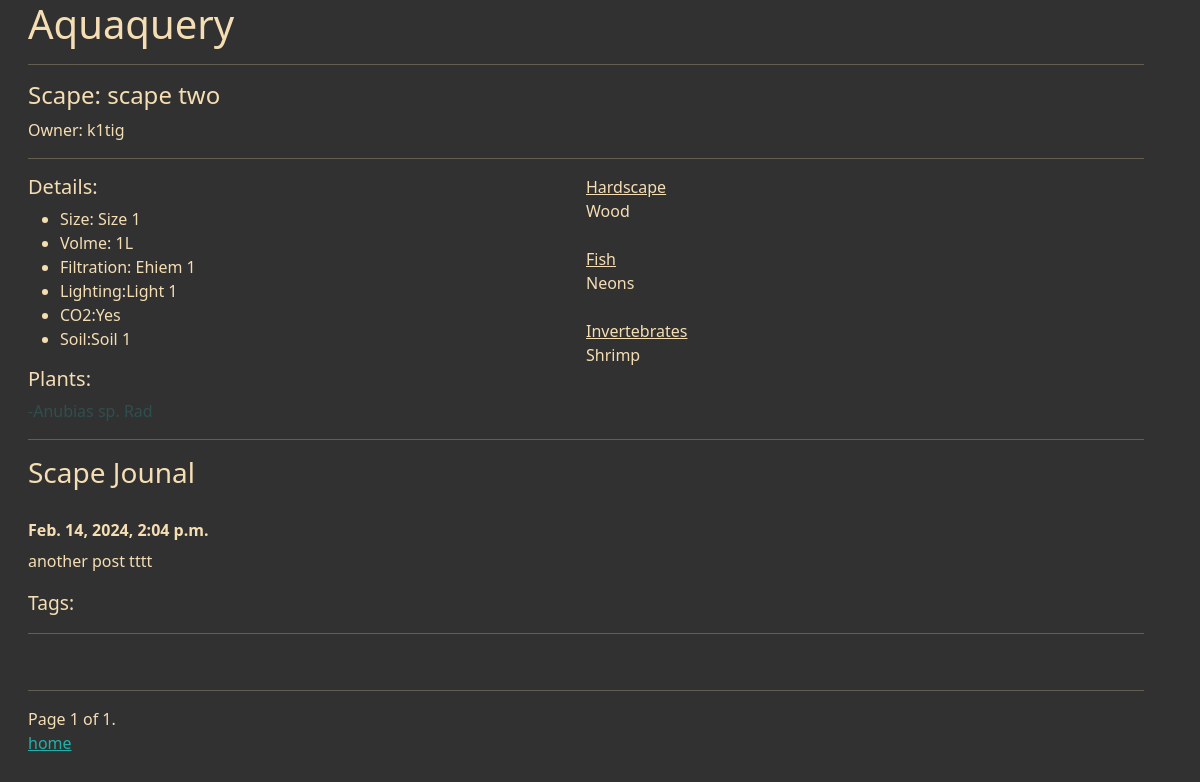
The page /catalog/scape/2 on the database its author committed.
### catalog/models.py (models this page shows, shortened)
class Scape(models.Model):
    scape_name = models.CharField(max_length=100)
    owner = models.ForeignKey(Profile, on_delete=models.CASCADE, related_name = "owner_name")
    size = models.ForeignKey(TankSize, on_delete=models.CASCADE)
    volume = models.ForeignKey(TankVolume, on_delete=models.CASCADE)
    filtration = models.ForeignKey(TankFilter, on_delete=models.CASCADE)
    lighting = models.ForeignKey(TankLight, on_delete=models.CASCADE)
    co2 = models.ForeignKey(TankCo2, on_delete=models.CASCADE)
    soil = models.ForeignKey(TankSoil, on_delete=models.CASCADE)
    hardscape = models.ManyToManyField(TankHardscape, blank = True)
    fish = models.ManyToManyField(Fish, blank = True)
    invertebrate = models.ManyToManyField(Invertebrate, blank = True)
    plants = models.ManyToManyField(Plant, related_name= "fucking_scape_id", blank = True)

class Profile(models.Model):
    user_name = models.ForeignKey(User,on_delete=models.CASCADE, related_name = "user")
    country = models.CharField(max_length=200, blank = True)
    instagram = models.CharField(max_length=200)
    def __str__(self):
        return self.user_name.username

class TankSize(models.Model):
    size = models.CharField(max_length=10)
    def __str__(self):
        return self.size

class TankVolume(models.Model):
    volume = models.CharField(max_length=10)
    def __str__(self):
        return self.volume

class TankFilter(models.Model):
    name = models.CharField(max_length=200)
    def __str__(self):
        return self.name

class TankLight(models.Model):
    name = models.CharField(max_length=200)
    def __str__(self):
        return self.name

class TankCo2(models.Model):
    co2 = models.CharField(max_length=3)
    class Meta:
        verbose_name_plural = "Co2"
    def __str__(self):
        return self.co2

class TankSoil(models.Model):
    name = models.CharField(max_length=100)
    def __str__(self):
        return self.name

class TankHardscape(models.Model):
    HARDSCAPE_TYPES=[
        ("s" , "Stone"),
        ("w" , "Wood"),
    ]
    name = models.CharField(max_length=100)
    hardscape_type = models.CharField(choices = HARDSCAPE_TYPES, max_length=10)
    def __str__(self):
        return self.name

class Fish(models.Model):
    name = models.CharField(max_length=100)
    class Meta:
        verbose_name_plural = "Fish"
    def __str__(self):
        return self.name

class Invertebrate(models.Model):
    name = models.CharField(max_length=100)
    def __str__(self):
        return self.name

class Plant(models.Model):
    name = models.CharField(max_length=100)
    def __str__(self):
        return self.name

### journal/models.py (models this page shows)
class Entry(models.Model):
    scape = models.ForeignKey(Scape, on_delete=models.CASCADE)
    post_date = models.DateTimeField(default=timezone.now)
    content = models.TextField(max_length=2000)
    plant_tags = models.ManyToManyField(Plant, blank=True)

### catalog/views.py (the view)
# urls.py: path("catalog/scape/<int:pk>", scapeview, name="scape_view"),
def scapeview(request, pk):
    scape = Scape.objects.get(id=pk)
    feed = Entry.objects.filter(scape = pk)
    paginator = Paginator(feed, 3)
    page_number = request.GET.get("page")
    page_obj = paginator.get_page(page_number)
    context = {
        'scape' : scape,
        'feed' : feed,
        'page_obj' : page_obj,
    }
    return render(request, 'scape.html', context)

### catalog/templates/scape.html (shortened to what this page needs)
{% extends 'base_generic.html' %}
    {% block content %}
        <h4>Scape: {{ scape.scape_name }}</h4>
        <p>Owner: {{ scape.owner }}</p>
        <hr>
        <div style="display: grid; grid-template-columns: 1fr 1fr;">
            <div>
                <h5>Details:</h5>
                <ul>
                    <li>Size: {{scape.size}}</li>
                    <li>Volme: {{scape.volume}}</li>
                    <li>Filtration: {{scape.filtration}}</li>
                    <li>Lighting:{{scape.lighting}}</li>
                    <li>CO2:{{scape.co2}}</li>
                    <li>Soil:{{scape.soil}}</li>
                </ul>
            </div>
            <div>
                <div><span style="text-decoration: underline;">Hardscape</span></div>
                <div>{% for hardscape in scape.hardscape.all %} {{hardscape}} {% endfor %} </div>
                <br>
                <div><span style="text-decoration: underline;">Fish</span></div>
                <div>{% for fish in scape.fish.all %} {{fish}} {% endfor %}</div>
                <br>
                <div><span style="text-decoration: underline;">Invertebrates</span></div>
                <div>{% for invert in scape.invertebrate.all %} {{invert}} {% endfor %}</div>
            </div>
        </div>
        <div>
            <h5>Plants:</h5>
             <div style="display: flex; flex-wrap: wrap;">
                {% for i in scape.plants.all %}
                    <a style="text-decoration: none; color: darkslategray;" href="#">-{{i}}&nbsp;</a>
                {% endfor %}
             </div>
        </div>
        <hr>
        <h3>Scape Jounal</h3>
        <br>
        {% for feed in page_obj %}
        <div><h6 style="font-weight:600;">{{ feed.post_date }}</h6></div>
        <div><p>{{feed.content }}</p></div>
        <div style="display: flex; align-items: center; min-width: 96px; flex-wrap: wrap;"><span style="font-size:1.2rem;">Tags:</span> </div>
        <hr>
        <br>
        {% endfor %}
        <hr>
        <div class="pagination">
            <span class="step-links">
                <span class="current">
                    Page {{ page_obj.number }} of {{ page_obj.paginator.num_pages }}.
                </span>
            </span>
        </div>
    {% endblock %}

### catalog/static/catalog/home.css (style rules this page uses)
body { background-color: rgb(49, 49, 49); color: wheat; }
a { color: lightseagreen; }

### rows shown on the page
Scape: scape_name "scape two", owner "k1tig", size "Size 1", volume "1L", filtration "Ehiem 1", lighting "Light 1", co2 "Yes", soil "Soil 1"
TankHardscape: name "Wood"
Fish: name "Neons"
Invertebrate: name "Shrimp"
Plant: name "Anubias sp. Rad"
Entry: post_date "Feb. 14, 2024, 2:04 p.m.", content "another post tttt"

### other values the page prints
{{ page_obj.number }} "1"
{{ page_obj.paginator.num_pages }} "1"
